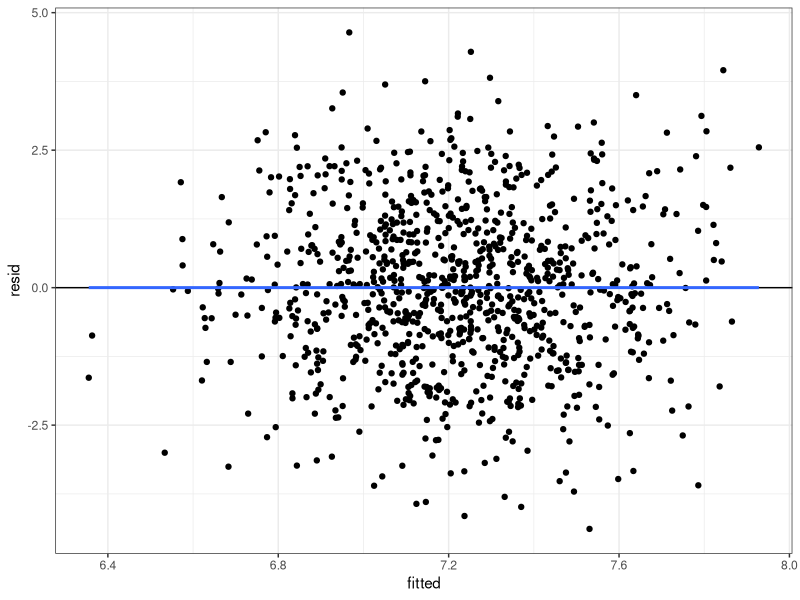
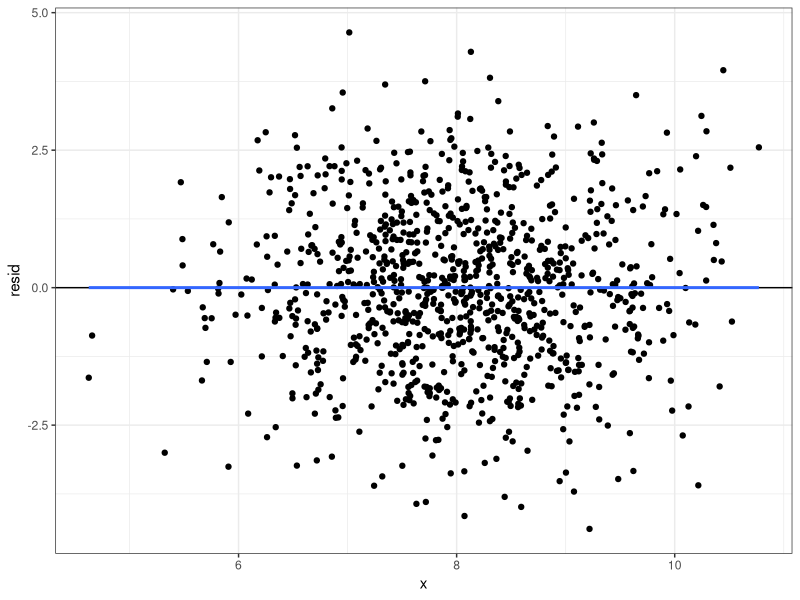
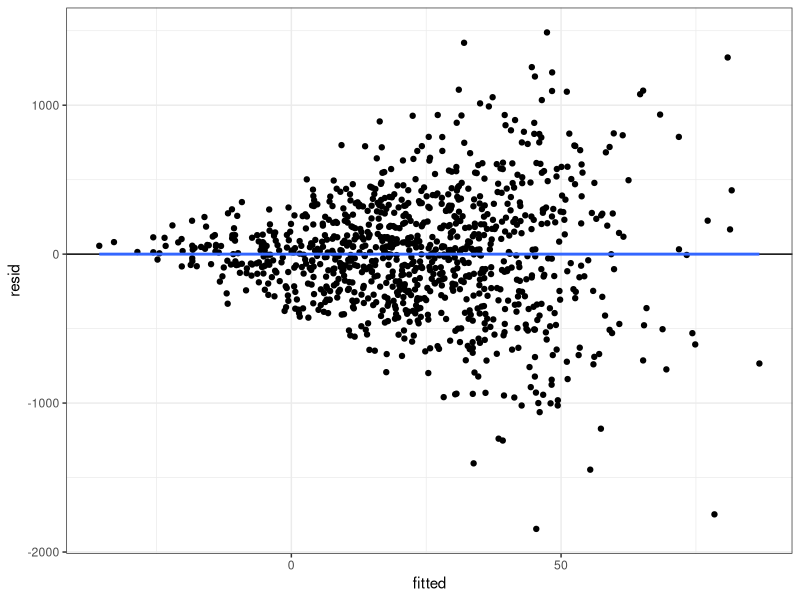
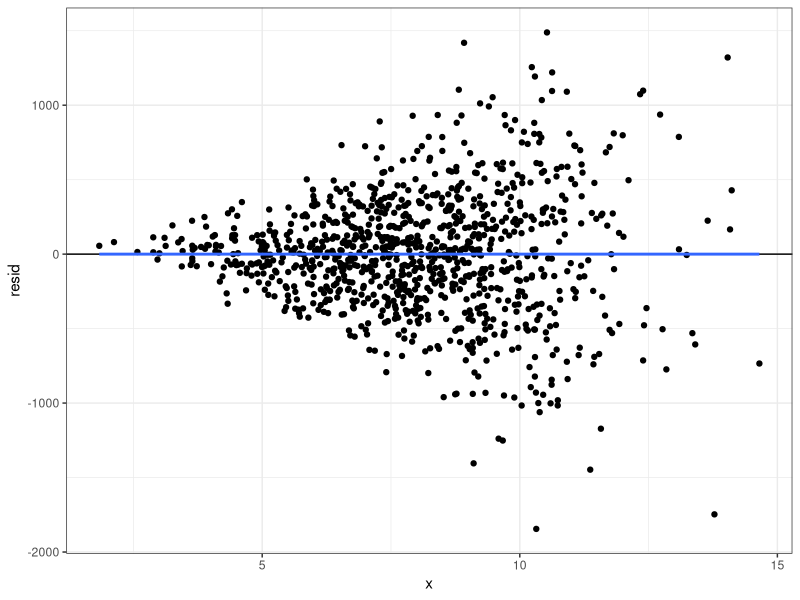
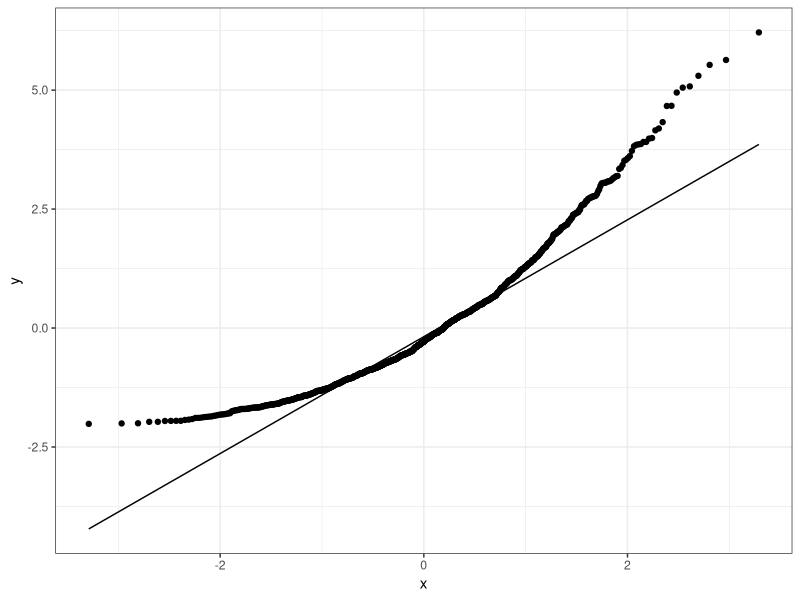
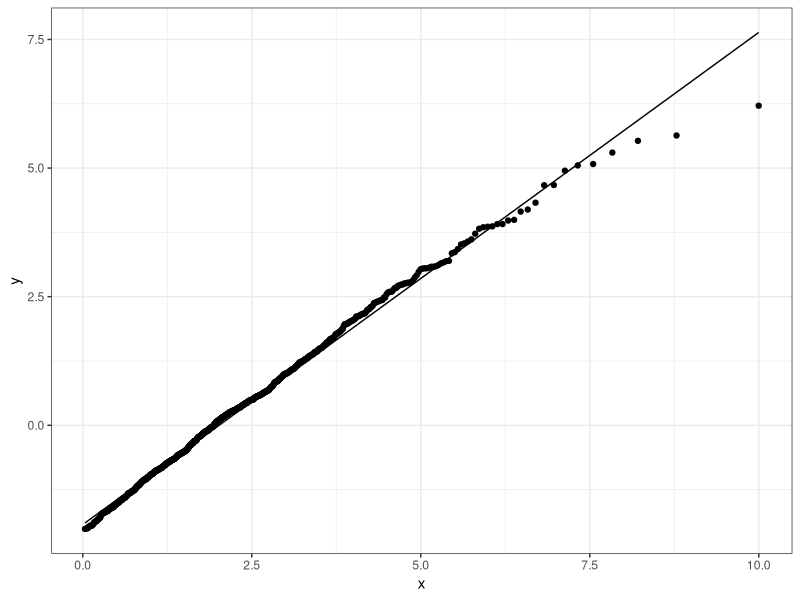

Write R code to recreate these figures, in order.
library(tidyverse)
x <- rnorm(1000, 8)
y <- 3 + 2 * log(x) + rnorm(1000, sd = sqrt(2))
df <- tibble(x, y)
x_lm <- df |> lm(y ~ x, data = _)
df_resid <- tibble(obs = 1:nrow(x_lm$model),
                   x_lm$model, 
                   resid = resid(x_lm),
                   fitted = fitted(x_lm),
                   sresid = rstandard(x_lm),
                   hatvals = hatvalues(x_lm),
                   jackknife =  rstudent(x_lm),
                   cooks = cooks.distance(x_lm)
)


df_resid |> 
  ggplot(aes(fitted, resid)) + geom_point() +
  geom_hline(yintercept = 0) +
  geom_smooth(se = F) +
  theme_bw()

df_resid |> 
  ggplot(aes(x, resid)) + geom_point() +
  geom_hline(yintercept = 0) +
  stat_smooth(se = F) +
  theme_bw()


n <- 1000
x <- rnorm(n, 8, sd = 2)
yp <- 3 + 2 * x
err <- sapply(yp, function(i){rnorm(1, sd = abs(i)^2)}) 
y <- yp + err
df <- tibble(x, y)


x_lm <- df |> lm(y ~ x, data = _)
df_resid <- tibble(obs = 1:nrow(x_lm$model),
                   x_lm$model, 
                   resid = resid(x_lm),
                   fitted = fitted(x_lm),
                   sresid = rstandard(x_lm),
                   hatvals = hatvalues(x_lm),
                   jackknife =  rstudent(x_lm),
                   cooks = cooks.distance(x_lm)
)


df_resid |> 
  ggplot(aes(fitted, resid)) + geom_point() +
  geom_hline(yintercept = 0) +
  geom_smooth(se = F) +
  theme_bw()

df_resid |> 
  ggplot(aes(x, resid)) + geom_point() +
  geom_hline(yintercept = 0) +
  stat_smooth(se = F) +
  theme_bw()


n <- 1000
x <- rnorm(n, 8, sd = 2)
y <- 3 + 2 * x + rgamma(n, 2)
df <- tibble(x, y)
x_lm <- df |> lm(y ~ x, data = _)
df_resid <- tibble(obs = 1:nrow(x_lm$model),
                   x_lm$model, 
                   resid = resid(x_lm),
                   fitted = fitted(x_lm),
                   sresid = rstandard(x_lm),
                   hatvals = hatvalues(x_lm),
                   jackknife =  rstudent(x_lm),
                   cooks = cooks.distance(x_lm)
)


df_resid |> 
  ggplot(aes(sample = resid)) + 
  stat_qq() +
  stat_qq_line() +
  theme_bw()

df_resid |> 
  ggplot(aes(sample = resid)) + 
  stat_qq(distribution = stats::qgamma,
          dparams = list(shape = 2)) +
  stat_qq_line(distribution = stats::qgamma,
               dparams = list(shape = 2)) +
  theme_bw()
